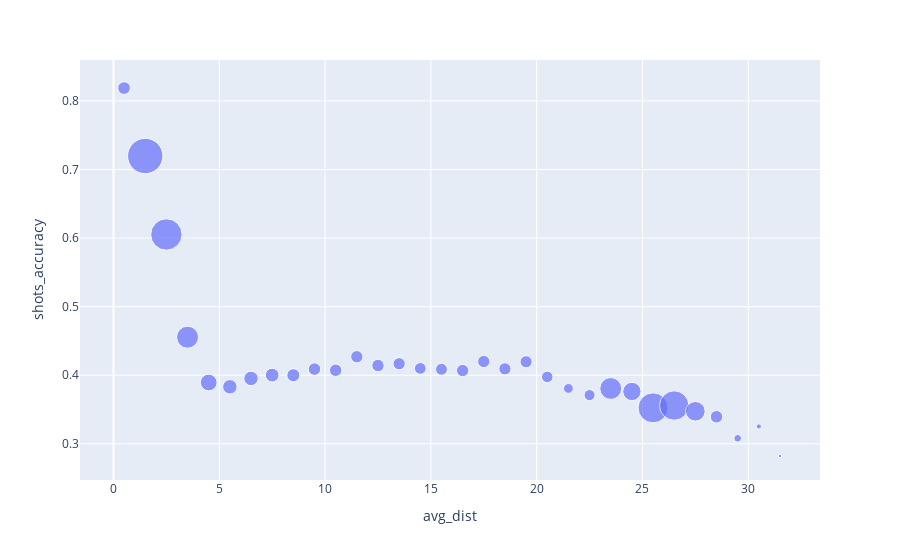

The cell this chart's notebook holds for it:
### Code cell
fig = px.scatter(grouped_shots_df, x="avg_dist", y="shots_accuracy", size="shots_counts", size_max=25)
fig.show()

### Figure 1 — Plotly figure (JSON) as saved in the notebook; plotly's stock layout.template omitted (floating-point values rounded to 4 significant figures)
{"data": [{"hovertemplate": "avg_dist=%{x}<br>shots_accuracy=%{y}<br>shots_counts=%{marker.size}<extra></extra>", "legendgroup": "", "marker": {"color": "#636efa", "size": [3818, 29816, 3684, 3612, 3620, 3542, 3296, 3375, 3604, 3584, 3550, 3499, 23481, 3170, 2301, 2909, 11408, 8029, 21500, 20579, 9176, 3704, 1390, 11526, 621, 280, 6637, 4994, 4959, 4484, 4056, 3720], "sizemode": "area", "sizeref": 47.71, "symbol": "circle"}, "mode": "markers", "name": "", "orientation": "v", "showlegend": false, "type": "scatter", "x": [0.5, 1.5, 10.5, 11.5, 12.5, 13.5, 14.5, 15.5, 16.5, 17.5, 18.5, 19.5, 2.5, 20.5, 21.5, 22.5, 23.5, 24.5, 25.5, 26.5, 27.5, 28.5, 29.5, 3.5, 30.5, 31.5, 4.5, 5.5, 6.5, 7.5, 8.5, 9.5], "xaxis": "x", "y": [0.8188, 0.7196, 0.4072, 0.4269, 0.4141, 0.4167, 0.4099, 0.4086, 0.4068, 0.4199, 0.4093, 0.4195, 0.6052, 0.3975, 0.3807, 0.3709, 0.3806, 0.3763, 0.3524, 0.3558, 0.3473, 0.3394, 0.3079, 0.4554, 0.3253, 0.2821, 0.3893, 0.3831, 0.3952, 0.4001, 0.3999, 0.4089], "yaxis": "y"}], "layout": {"legend": {"itemsizing": "constant", "tracegroupgap": 0}, "margin": {"t": 60}, "xaxis": {"anchor": "y", "domain": [0, 1], "title": {"text": "avg_dist"}}, "yaxis": {"anchor": "x", "domain": [0, 1], "title": {"text": "shots_accuracy"}}}}
